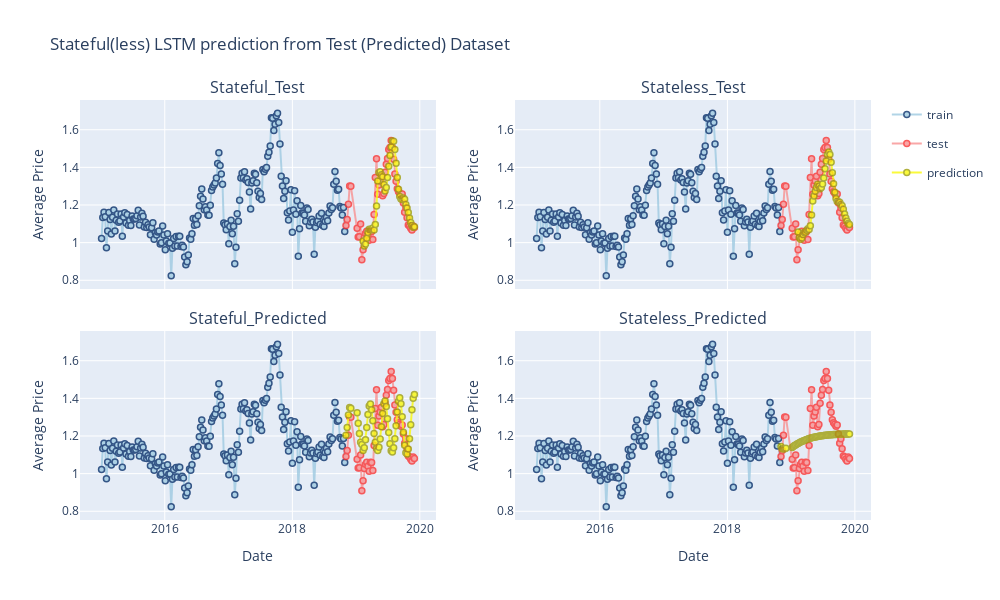

The cell this chart's notebook holds for it:
### Markdown cell above
## Plot a summary of all results from Stateful(less) models in two prediction methods

### Code cell
from plotly.subplots import make_subplots
import plotly.graph_objects as go

fig = make_subplots(rows=2, cols=2,shared_xaxes=True,vertical_spacing=0.1,horizontal_spacing=0.1,subplot_titles=("Stateful_Test", "Stateless_Test","Stateful_Predicted","Stateless_Predicted"))



fig.append_trace(go.Scatter(
    x=stateful_prediction_from_test_data_df.index,y=stateful_prediction_from_test_data_df['train'],
                   name='train',legendgroup='train',mode='lines+markers',marker=dict(
                                 color='rgb(158,202,225)',
                                 line=dict(
                                 color='rgb(8,48,107)',
                                 width=1.5)),
                                opacity=0.8), row=1, col=1)

fig.append_trace(go.Scatter(
    x=stateful_prediction_from_test_data_df.index,y=stateful_prediction_from_test_data_df['test'],
                   name='test',legendgroup='test',mode='lines+markers',marker=dict(
                                 color='rgb(248,146,146)',
                                 line=dict(
                                 color='rgb(249,52,52)',
                                 width=1.5)),
                                opacity=0.8), row=1, col=1)

fig.append_trace(go.Scatter(
    x=stateful_prediction_from_test_data_df.index,y=stateful_prediction_from_test_data_df['prediction'],
                   name='prediction',legendgroup='prediction',mode='lines+markers',marker=dict(
                                 color='rgb(249,249,11)',
                                 line=dict(
                                 color='rgb(158,158,14)',
                                 width=1.5)),
                                opacity=0.8,
                            hovertext=stateful_prediction_from_test_data_df.index), row=1, col=1)


fig.append_trace(go.Scatter(
    x=stateful_prediction_from_prediction_df.index,y=stateful_prediction_from_prediction_df['train'],
                   name='train',showlegend=False, mode='lines+markers',marker=dict(
                                 color='rgb(158,202,225)',
                                 line=dict(
                                 color='rgb(8,48,107)',
                                 width=1.5)),
                                opacity=0.8), row=2, col=1)

fig.append_trace(go.Scatter(
    x=stateful_prediction_from_prediction_df.index,y=stateful_prediction_from_prediction_df['test'],
                   name='test',showlegend=False, mode='lines+markers',marker=dict(
                                 color='rgb(248,146,146)',
                                 line=dict(
                                 color='rgb(249,52,52)',
                                 width=1.5)),
                                opacity=0.8), row=2, col=1)


fig.append_trace(go.Scatter(
    x=stateful_prediction_from_prediction_df.index,y=stateful_prediction_from_prediction_df['prediction'],
                   name='prediction',showlegend=False, mode='lines+markers',marker=dict(
                                 color='rgb(249,249,11)',
                                 line=dict(
                                 color='rgb(158,158,14)',
                                 width=1.5)),
                                opacity=0.8,
                            hovertext=stateful_prediction_from_prediction_df.index), row=2, col=1)




fig.append_trace(go.Scatter(
    x=stateless_prediction_from_pred_df.index,y=stateless_prediction_from_pred_df['train'],
                   name='train',showlegend=False,mode='lines+markers',marker=dict(
                                 color='rgb(158,202,225)',
                                 line=dict(
                                 color='rgb(8,48,107)',
                                 width=1.5)),
                                opacity=0.8), row=2, col=2)

fig.append_trace(go.Scatter(
    x=stateless_prediction_from_pred_df.index,y=stateless_prediction_from_pred_df['test'],
                   name='test',showlegend=False,mode='lines+markers',marker=dict(
                                 color='rgb(248,146,146)',
                                 line=dict(
                                 color='rgb(249,52,52)',
                                 width=1.5)),
                                opacity=0.8), row=2, col=2)

fig.append_trace(go.Scatter(
    x=stateless_prediction_from_pred_df.index,y=stateless_prediction_from_pred_df['prediction'],
                   name='prediction',showlegend=False,mode='lines+markers',marker=dict(
                                 color='rgb(249,249,11)',
                                 line=dict(
                                 color='rgb(158,158,14)',
                                 width=1.5)),
                                opacity=0.8,
                            hovertext=stateless_prediction_from_pred_df.index), row=2, col=2)


fig.append_trace(go.Scatter(
    x=stateless_results_from_test_data_df.index,y=stateless_results_from_test_data_df['train'],
                   name='train',showlegend=False, legendgroup='train',mode='lines+markers',marker=dict(
                                 color='rgb(158,202,225)',
                                 line=dict(
                                 color='rgb(8,48,107)',
                                 width=1.5)),
                                opacity=0.8), row=1, col=2)

fig.append_trace(go.Scatter(
    x=stateless_results_from_test_data_df.index,y=stateless_results_from_test_data_df['test'],
                   name='test',showlegend=False, legendgroup='test',mode='lines+markers',marker=dict(
                                 color='rgb(248,146,146)',
                                 line=dict(
                                 color='rgb(249,52,52)',
                                 width=1.5)),
                                opacity=0.8), row=1, col=2)


fig.append_trace(go.Scatter(
    x=stateless_results_from_test_data_df.index,y=stateless_results_from_test_data_df['prediction'],
                   name='prediction',showlegend=False, legendgroup='prediction',mode='lines+markers',marker=dict(
                                 color='rgb(249,249,11)',
                                 line=dict(
                                 color='rgb(158,158,14)',
                                 width=1.5)),
                                opacity=0.8,
                            hovertext=stateless_results_from_test_data_df.index), row=1, col=2)






# Update xaxis properties
# fig.update_xaxes(title_text="Date", row=1, col=1)
fig.update_xaxes(title_text="Date", row=2, col=1)
# fig.update_xaxes(title_text="Date", row=1, col=2)
fig.update_xaxes(title_text="Date", row=2, col=2)
# Update yaxis properties
fig.update_yaxes(title_text="Average Price", row=1, col=1)
fig.update_yaxes(title_text="Average Price",  row=2, col=1)
fig.update_yaxes(title_text="Average Price", row=1, col=2)
fig.update_yaxes(title_text="Average Price",  row=2, col=2)


fig.update_layout(height=600, width=1000, title_text="Stateful(less) LSTM prediction from Test (Predicted) Dataset"
                  )


try:
    fig.show()
except:
    fig.show('svg')
# fig.show(renderer="colab")

### Figure 1 — Plotly figure (JSON) as saved in the notebook; plotly's stock layout.template omitted (floating-point values rounded to 4 significant figures; data arrays with more than 128 entries replaced by an {"elided": "..."} marker saying what was removed)
{"data": [{"legendgroup": "train", "marker": {"color": "rgb(158,202,225)", "line": {"color": "rgb(8,48,107)", "width": 1.5}}, "mode": "lines+markers", "name": "train", "opacity": 0.8, "type": "scatter", "x": {"elided": "253 str values"}, "xaxis": "x", "y": {"elided": "253 float values"}, "yaxis": "y"}, {"legendgroup": "test", "marker": {"color": "rgb(248,146,146)", "line": {"color": "rgb(249,52,52)", "width": 1.5}}, "mode": "lines+markers", "name": "test", "opacity": 0.8, "type": "scatter", "x": {"elided": "253 str values"}, "xaxis": "x", "y": {"elided": "253 float values"}, "yaxis": "y"}, {"hovertext": {"elided": "253 str values"}, "legendgroup": "prediction", "marker": {"color": "rgb(249,249,11)", "line": {"color": "rgb(158,158,14)", "width": 1.5}}, "mode": "lines+markers", "name": "prediction", "opacity": 0.8, "type": "scatter", "x": {"elided": "253 str values"}, "xaxis": "x", "y": {"elided": "253 float values"}, "yaxis": "y"}, {"marker": {"color": "rgb(158,202,225)", "line": {"color": "rgb(8,48,107)", "width": 1.5}}, "mode": "lines+markers", "name": "train", "opacity": 0.8, "showlegend": false, "type": "scatter", "x": {"elided": "253 str values"}, "xaxis": "x3", "y": {"elided": "253 float values"}, "yaxis": "y3"}, {"marker": {"color": "rgb(248,146,146)", "line": {"color": "rgb(249,52,52)", "width": 1.5}}, "mode": "lines+markers", "name": "test", "opacity": 0.8, "showlegend": false, "type": "scatter", "x": {"elided": "253 str values"}, "xaxis": "x3", "y": {"elided": "253 float values"}, "yaxis": "y3"}, {"hovertext": {"elided": "253 str values"}, "marker": {"color": "rgb(249,249,11)", "line": {"color": "rgb(158,158,14)", "width": 1.5}}, "mode": "lines+markers", "name": "prediction", "opacity": 0.8, "showlegend": false, "type": "scatter", "x": {"elided": "253 str values"}, "xaxis": "x3", "y": {"elided": "253 float values"}, "yaxis": "y3"}, {"marker": {"color": "rgb(158,202,225)", "line": {"color": "rgb(8,48,107)", "width": 1.5}}, "mode": "lines+markers", "name": "train", "opacity": 0.8, "showlegend": false, "type": "scatter", "x": {"elided": "253 str values"}, "xaxis": "x4", "y": {"elided": "253 float values"}, "yaxis": "y4"}, {"marker": {"color": "rgb(248,146,146)", "line": {"color": "rgb(249,52,52)", "width": 1.5}}, "mode": "lines+markers", "name": "test", "opacity": 0.8, "showlegend": false, "type": "scatter", "x": {"elided": "253 str values"}, "xaxis": "x4", "y": {"elided": "253 float values"}, "yaxis": "y4"}, {"hovertext": {"elided": "253 str values"}, "marker": {"color": "rgb(249,249,11)", "line": {"color": "rgb(158,158,14)", "width": 1.5}}, "mode": "lines+markers", "name": "prediction", "opacity": 0.8, "showlegend": false, "type": "scatter", "x": {"elided": "253 str values"}, "xaxis": "x4", "y": {"elided": "253 float values"}, "yaxis": "y4"}, {"legendgroup": "train", "marker": {"color": "rgb(158,202,225)", "line": {"color": "rgb(8,48,107)", "width": 1.5}}, "mode": "lines+markers", "name": "train", "opacity": 0.8, "showlegend": false, "type": "scatter", "x": {"elided": "253 str values"}, "xaxis": "x2", "y": {"elided": "253 float values"}, "yaxis": "y2"}, {"legendgroup": "test", "marker": {"color": "rgb(248,146,146)", "line": {"color": "rgb(249,52,52)", "width": 1.5}}, "mode": "lines+markers", "name": "test", "opacity": 0.8, "showlegend": false, "type": "scatter", "x": {"elided": "253 str values"}, "xaxis": "x2", "y": {"elided": "253 float values"}, "yaxis": "y2"}, {"hovertext": {"elided": "253 str values"}, "legendgroup": "prediction", "marker": {"color": "rgb(249,249,11)", "line": {"color": "rgb(158,158,14)", "width": 1.5}}, "mode": "lines+markers", "name": "prediction", "opacity": 0.8, "showlegend": false, "type": "scatter", "x": {"elided": "253 str values"}, "xaxis": "x2", "y": {"elided": "253 float values"}, "yaxis": "y2"}], "layout": {"annotations": [{"font": {"size": 16}, "showarrow": false, "text": "Stateful_Test", "x": 0.225, "xanchor": "center", "xref": "paper", "y": 1, "yanchor": "bottom", "yref": "paper"}, {"font": {"size": 16}, "showarrow": false, "text": "Stateless_Test", "x": 0.775, "xanchor": "center", "xref": "paper", "y": 1, "yanchor": "bottom", "yref": "paper"}, {"font": {"size": 16}, "showarrow": false, "text": "Stateful_Predicted", "x": 0.225, "xanchor": "center", "xref": "paper", "y": 0.45, "yanchor": "bottom", "yref": "paper"}, {"font": {"size": 16}, "showarrow": false, "text": "Stateless_Predicted", "x": 0.775, "xanchor": "center", "xref": "paper", "y": 0.45, "yanchor": "bottom", "yref": "paper"}], "height": 600, "title": {"text": "Stateful(less) LSTM prediction from Test (Predicted) Dataset"}, "width": 1000, "xaxis": {"anchor": "y", "domain": [0, 0.45], "matches": "x3", "showticklabels": false}, "xaxis2": {"anchor": "y2", "domain": [0.55, 1], "matches": "x4", "showticklabels": false}, "xaxis3": {"anchor": "y3", "domain": [0, 0.45], "title": {"text": "Date"}}, "xaxis4": {"anchor": "y4", "domain": [0.55, 1], "title": {"text": "Date"}}, "yaxis": {"anchor": "x", "domain": [0.55, 1], "title": {"text": "Average Price"}}, "yaxis2": {"anchor": "x2", "domain": [0.55, 1], "title": {"text": "Average Price"}}, "yaxis3": {"anchor": "x3", "domain": [0, 0.45], "title": {"text": "Average Price"}}, "yaxis4": {"anchor": "x4", "domain": [0, 0.45], "title": {"text": "Average Price"}}}}
